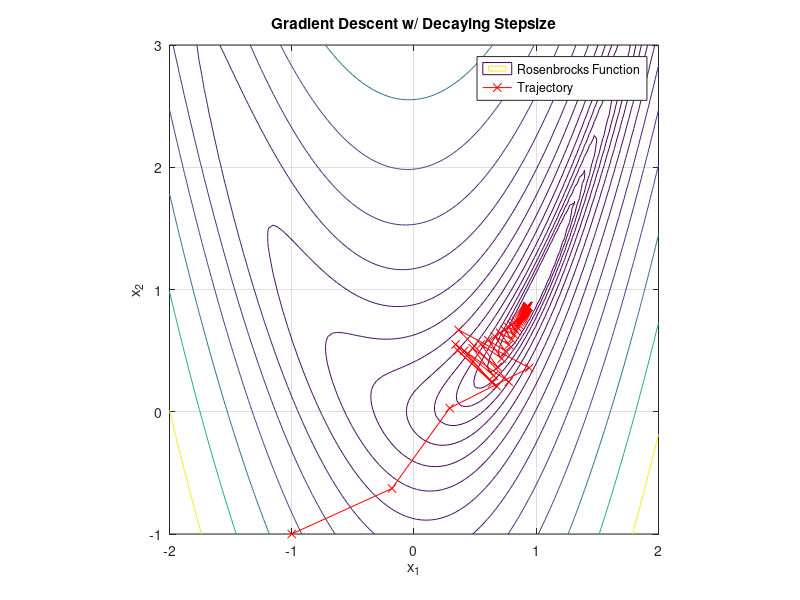

The MATLAB script that drew this image:
clc; clear; close all;

% Init
x0 = [-1; -1];
max_iter = 100;
tol = 1e-2;

%% Gradient Descent w/ Decaying Stepsize
function [traj, iter_count] = gradient_descent_decaying_stepsize(x0, max_iter, tol)
    x = x0;
    traj = x;
    iter_count = 0;

    for k = 1:max_iter
        grad = gradient(x);
        if norm(grad) < tol
            break;
        end
        alpha = 0.9^k;
        x = x - alpha * (grad / norm(grad));
        traj = [traj, x];
        iter_count = iter_count + 1;
    end
end

% Objective function - Rosenbrock's function
function f = rosenbrock(x)
    a = 1;
    b = 5;
    f = (a - x(1))^2 + b * (x(2) - x(1)^2)^2;
end

% Gradient for Rosenbrock's function
function g = gradient(x)
    a = 1;
    b = 5;
    g = [-2 * (a - x(1)) - 4 * b * x(1) * (x(2) - x(1)^2);
         2 * b * (x(2) - x(1)^2)];
end

%% Plotting
[X1, X2] = meshgrid(linspace(-2, 2, 100), linspace(-1, 3, 100));
F_X = arrayfun(@(x1, x2) rosenbrock([x1; x2]), X1, X2);
contour(X1, X2, F_X, logspace(-1, 3, 20), 'DisplayName', 'Rosenbrocks Function');
hold on; grid on; axis equal;
xlabel('x_1'); ylabel('x_2'); title('Gradient Descent w/ Decaying Stepsize');

[traj_grad_desc_decaying, iter_count] = gradient_descent_decaying_stepsize(x0, max_iter, tol);
plot(traj_grad_desc_decaying(1, :), traj_grad_desc_decaying(2, :), 'rx-', 'DisplayName', 'Trajectory');

legend;

%% Printing
fprintf('Optimization completed in %d iterations.\n', iter_count);
fprintf('Optimum: x = [%f, %f], f(x) = %f\n', traj_grad_desc_decaying(1, end), traj_grad_desc_decaying(2, end), rosenbrock(traj_grad_desc_decaying(:, end)));
